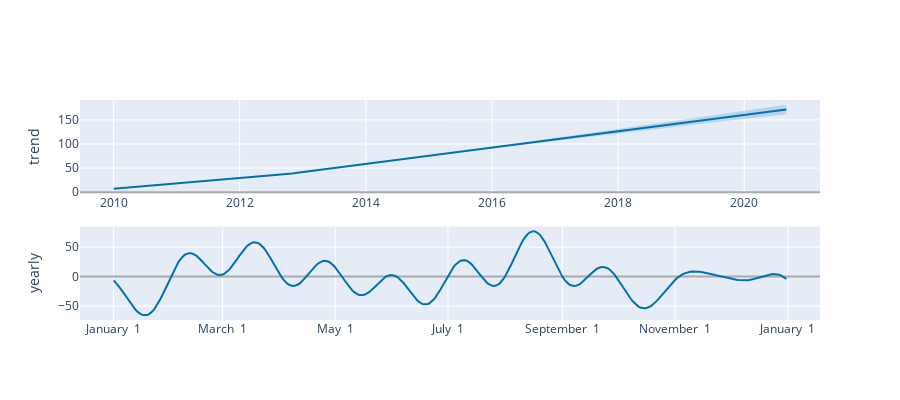

The code cell stored with this chart in its notebook:
### Code cell
plot_components_plotly(m, forecast)

### Figure 1 — Plotly figure (JSON) as saved in the notebook; plotly's stock layout.template omitted (floating-point values rounded to 4 significant figures; data arrays with more than 128 entries replaced by an {"elided": "..."} marker saying what was removed)
{"data": [{"line": {"color": "#0072B2", "width": 2}, "mode": "lines", "name": "trend", "type": "scatter", "x": {"elided": "129 str values"}, "xaxis": "x", "y": {"elided": "129 float values"}, "yaxis": "y"}, {"line": {"color": "rgba(0, 114, 178, 0.2)", "width": 0}, "mode": "lines", "name": "trend_upper", "type": "scatter", "x": {"elided": "129 str values"}, "xaxis": "x", "y": {"elided": "129 float values"}, "yaxis": "y"}, {"fill": "tonexty", "fillcolor": "rgba(0, 114, 178, 0.2)", "line": {"color": "rgba(0, 114, 178, 0.2)", "width": 0}, "mode": "lines", "name": "trend_lower", "type": "scatter", "x": {"elided": "129 str values"}, "xaxis": "x", "y": {"elided": "129 float values"}, "yaxis": "y"}, {"line": {"color": "#0072B2", "width": 2}, "mode": "lines", "name": "yearly", "type": "scatter", "x": {"elided": "365 str values"}, "xaxis": "x2", "y": {"elided": "365 float values"}, "yaxis": "y2"}], "layout": {"height": 400, "showlegend": false, "width": 900, "xaxis": {"anchor": "y", "domain": [0, 1], "range": ["2009-06-20T04:48:00", "2021-03-14T19:12:00"], "type": "date"}, "xaxis2": {"anchor": "y2", "domain": [0, 1], "range": ["2016-12-13T18:54:02.958904115", "2018-01-18T11:04:57.863013581"], "tickformat": "%B %e", "type": "date"}, "yaxis": {"anchor": "x", "domain": [0.575, 1], "rangemode": "normal", "title": {"text": "trend"}, "zerolinecolor": "#AAA"}, "yaxis2": {"anchor": "x2", "domain": [0, 0.425], "title": {"text": "yearly"}, "zerolinecolor": "#AAA"}}}
